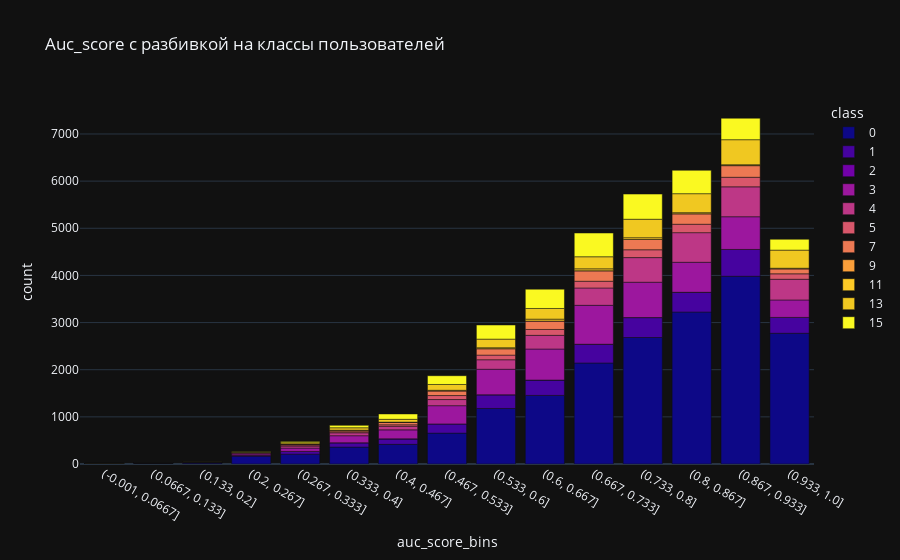

Write notebook code for a chart like this one.
### Code cell
users_type_score['auc_score'] = pd.DataFrame(index=temp_test_intersections.index).join(pd.DataFrame(auc_score,index = temp_test_intersections.loc[temp_test_intersections.sum(axis = 1) != 0].index)).values
users_type_score['auc_score_bins'] = pd.cut(users_type_score.auc_score,15)
build_histogram_with_classes().show()

### Figure 1 — Plotly figure (JSON) as saved in the notebook; plotly's stock layout.template omitted (floating-point values rounded to 4 significant figures)
{"data": [{"alignmentgroup": "True", "hovertemplate": "class=0<br>auc_score_bins=%{x}<br>count=%{y}<extra></extra>", "legendgroup": "0", "marker": {"color": "#0d0887", "pattern": {"shape": ""}}, "name": "0", "offsetgroup": "0", "orientation": "v", "showlegend": true, "textposition": "auto", "type": "bar", "x": ["(-0.001, 0.0667]", "(0.0667, 0.133]", "(0.133, 0.2]", "(0.2, 0.267]", "(0.267, 0.333]", "(0.333, 0.4]", "(0.4, 0.467]", "(0.467, 0.533]", "(0.533, 0.6]", "(0.6, 0.667]", "(0.667, 0.733]", "(0.733, 0.8]", "(0.8, 0.867]", "(0.867, 0.933]", "(0.933, 1.0]"], "xaxis": "x", "y": [6, 19, 23, 165, 209, 359, 417, 655, 1178, 1455, 2143, 2683, 3224, 3982, 2773], "yaxis": "y"}, {"alignmentgroup": "True", "hovertemplate": "class=1<br>auc_score_bins=%{x}<br>count=%{y}<extra></extra>", "legendgroup": "1", "marker": {"color": "#46039f", "pattern": {"shape": ""}}, "name": "1", "offsetgroup": "1", "orientation": "v", "showlegend": true, "textposition": "auto", "type": "bar", "x": ["(-0.001, 0.0667]", "(0.0667, 0.133]", "(0.133, 0.2]", "(0.2, 0.267]", "(0.267, 0.333]", "(0.333, 0.4]", "(0.4, 0.467]", "(0.467, 0.533]", "(0.533, 0.6]", "(0.6, 0.667]", "(0.667, 0.733]", "(0.733, 0.8]", "(0.8, 0.867]", "(0.867, 0.933]", "(0.933, 1.0]"], "xaxis": "x", "y": [2, 3, 5, 16, 58, 91, 116, 196, 290, 326, 398, 423, 418, 568, 337], "yaxis": "y"}, {"alignmentgroup": "True", "hovertemplate": "class=2<br>auc_score_bins=%{x}<br>count=%{y}<extra></extra>", "legendgroup": "2", "marker": {"color": "#7201a8", "pattern": {"shape": ""}}, "name": "2", "offsetgroup": "2", "orientation": "v", "showlegend": true, "textposition": "auto", "type": "bar", "x": ["(-0.001, 0.0667]", "(0.0667, 0.133]", "(0.133, 0.2]", "(0.2, 0.267]", "(0.267, 0.333]", "(0.333, 0.4]", "(0.4, 0.467]", "(0.467, 0.533]", "(0.533, 0.6]", "(0.6, 0.667]", "(0.667, 0.733]", "(0.733, 0.8]", "(0.8, 0.867]", "(0.867, 0.933]", "(0.933, 1.0]"], "xaxis": "x", "y": [0, 0, 0, 0, 0, 0, 0, 0, 0, 0, 0, 0, 1, 1, 0], "yaxis": "y"}, {"alignmentgroup": "True", "hovertemplate": "class=3<br>auc_score_bins=%{x}<br>count=%{y}<extra></extra>", "legendgroup": "3", "marker": {"color": "#9c179e", "pattern": {"shape": ""}}, "name": "3", "offsetgroup": "3", "orientation": "v", "showlegend": true, "textposition": "auto", "type": "bar", "x": ["(-0.001, 0.0667]", "(0.0667, 0.133]", "(0.133, 0.2]", "(0.2, 0.267]", "(0.267, 0.333]", "(0.333, 0.4]", "(0.4, 0.467]", "(0.467, 0.533]", "(0.533, 0.6]", "(0.6, 0.667]", "(0.667, 0.733]", "(0.733, 0.8]", "(0.8, 0.867]", "(0.867, 0.933]", "(0.933, 1.0]"], "xaxis": "x", "y": [3, 2, 9, 31, 71, 150, 191, 386, 542, 658, 825, 750, 636, 694, 370], "yaxis": "y"}, {"alignmentgroup": "True", "hovertemplate": "class=4<br>auc_score_bins=%{x}<br>count=%{y}<extra></extra>", "legendgroup": "4", "marker": {"color": "#bd3786", "pattern": {"shape": ""}}, "name": "4", "offsetgroup": "4", "orientation": "v", "showlegend": true, "textposition": "auto", "type": "bar", "x": ["(-0.001, 0.0667]", "(0.0667, 0.133]", "(0.133, 0.2]", "(0.2, 0.267]", "(0.267, 0.333]", "(0.333, 0.4]", "(0.4, 0.467]", "(0.467, 0.533]", "(0.533, 0.6]", "(0.6, 0.667]", "(0.667, 0.733]", "(0.733, 0.8]", "(0.8, 0.867]", "(0.867, 0.933]", "(0.933, 1.0]"], "xaxis": "x", "y": [1, 3, 4, 20, 42, 62, 74, 130, 201, 290, 368, 522, 628, 634, 439], "yaxis": "y"}, {"alignmentgroup": "True", "hovertemplate": "class=5<br>auc_score_bins=%{x}<br>count=%{y}<extra></extra>", "legendgroup": "5", "marker": {"color": "#d8576b", "pattern": {"shape": ""}}, "name": "5", "offsetgroup": "5", "orientation": "v", "showlegend": true, "textposition": "auto", "type": "bar", "x": ["(-0.001, 0.0667]", "(0.0667, 0.133]", "(0.133, 0.2]", "(0.2, 0.267]", "(0.267, 0.333]", "(0.333, 0.4]", "(0.4, 0.467]", "(0.467, 0.533]", "(0.533, 0.6]", "(0.6, 0.667]", "(0.667, 0.733]", "(0.733, 0.8]", "(0.8, 0.867]", "(0.867, 0.933]", "(0.933, 1.0]"], "xaxis": "x", "y": [1, 0, 0, 7, 22, 23, 33, 85, 99, 125, 143, 166, 179, 203, 115], "yaxis": "y"}, {"alignmentgroup": "True", "hovertemplate": "class=7<br>auc_score_bins=%{x}<br>count=%{y}<extra></extra>", "legendgroup": "7", "marker": {"color": "#ed7953", "pattern": {"shape": ""}}, "name": "7", "offsetgroup": "7", "orientation": "v", "showlegend": true, "textposition": "auto", "type": "bar", "x": ["(-0.001, 0.0667]", "(0.0667, 0.133]", "(0.133, 0.2]", "(0.2, 0.267]", "(0.267, 0.333]", "(0.333, 0.4]", "(0.4, 0.467]", "(0.467, 0.533]", "(0.533, 0.6]", "(0.6, 0.667]", "(0.667, 0.733]", "(0.733, 0.8]", "(0.8, 0.867]", "(0.867, 0.933]", "(0.933, 1.0]"], "xaxis": "x", "y": [0, 1, 1, 6, 21, 30, 53, 100, 136, 180, 222, 219, 222, 248, 107], "yaxis": "y"}, {"alignmentgroup": "True", "hovertemplate": "class=9<br>auc_score_bins=%{x}<br>count=%{y}<extra></extra>", "legendgroup": "9", "marker": {"color": "#fb9f3a", "pattern": {"shape": ""}}, "name": "9", "offsetgroup": "9", "orientation": "v", "showlegend": true, "textposition": "auto", "type": "bar", "x": ["(-0.001, 0.0667]", "(0.0667, 0.133]", "(0.133, 0.2]", "(0.2, 0.267]", "(0.267, 0.333]", "(0.333, 0.4]", "(0.4, 0.467]", "(0.467, 0.533]", "(0.533, 0.6]", "(0.6, 0.667]", "(0.667, 0.733]", "(0.733, 0.8]", "(0.8, 0.867]", "(0.867, 0.933]", "(0.933, 1.0]"], "xaxis": "x", "y": [0, 0, 0, 0, 0, 0, 0, 0, 1, 0, 1, 0, 1, 0, 1], "yaxis": "y"}, {"alignmentgroup": "True", "hovertemplate": "class=11<br>auc_score_bins=%{x}<br>count=%{y}<extra></extra>", "legendgroup": "11", "marker": {"color": "#fdca26", "pattern": {"shape": ""}}, "name": "11", "offsetgroup": "11", "orientation": "v", "showlegend": true, "textposition": "auto", "type": "bar", "x": ["(-0.001, 0.0667]", "(0.0667, 0.133]", "(0.133, 0.2]", "(0.2, 0.267]", "(0.267, 0.333]", "(0.333, 0.4]", "(0.4, 0.467]", "(0.467, 0.533]", "(0.533, 0.6]", "(0.6, 0.667]", "(0.667, 0.733]", "(0.733, 0.8]", "(0.8, 0.867]", "(0.867, 0.933]", "(0.933, 1.0]"], "xaxis": "x", "y": [0, 0, 0, 0, 0, 3, 5, 12, 19, 39, 39, 36, 23, 18, 11], "yaxis": "y"}, {"alignmentgroup": "True", "hovertemplate": "class=13<br>auc_score_bins=%{x}<br>count=%{y}<extra></extra>", "legendgroup": "13", "marker": {"color": "#f0c821", "pattern": {"shape": ""}}, "name": "13", "offsetgroup": "13", "orientation": "v", "showlegend": true, "textposition": "auto", "type": "bar", "x": ["(-0.001, 0.0667]", "(0.0667, 0.133]", "(0.133, 0.2]", "(0.2, 0.267]", "(0.267, 0.333]", "(0.333, 0.4]", "(0.4, 0.467]", "(0.467, 0.533]", "(0.533, 0.6]", "(0.6, 0.667]", "(0.667, 0.733]", "(0.733, 0.8]", "(0.8, 0.867]", "(0.867, 0.933]", "(0.933, 1.0]"], "xaxis": "x", "y": [2, 0, 5, 6, 26, 50, 59, 123, 183, 226, 257, 393, 402, 531, 384], "yaxis": "y"}, {"alignmentgroup": "True", "hovertemplate": "class=15<br>auc_score_bins=%{x}<br>count=%{y}<extra></extra>", "legendgroup": "15", "marker": {"color": "#faf921", "pattern": {"shape": ""}}, "name": "15", "offsetgroup": "15", "orientation": "v", "showlegend": true, "textposition": "auto", "type": "bar", "x": ["(-0.001, 0.0667]", "(0.0667, 0.133]", "(0.133, 0.2]", "(0.2, 0.267]", "(0.267, 0.333]", "(0.333, 0.4]", "(0.4, 0.467]", "(0.467, 0.533]", "(0.533, 0.6]", "(0.6, 0.667]", "(0.667, 0.733]", "(0.733, 0.8]", "(0.8, 0.867]", "(0.867, 0.933]", "(0.933, 1.0]"], "xaxis": "x", "y": [1, 0, 2, 7, 30, 52, 114, 186, 300, 410, 504, 534, 497, 456, 231], "yaxis": "y"}], "layout": {"barmode": "relative", "legend": {"title": {"text": "class"}, "tracegroupgap": 0}, "title": {"text": "Auc_score с разбивкой на классы пользователей"}, "xaxis": {"anchor": "y", "domain": [0, 1], "title": {"text": "auc_score_bins"}}, "yaxis": {"anchor": "x", "domain": [0, 1], "title": {"text": "count"}}}}
